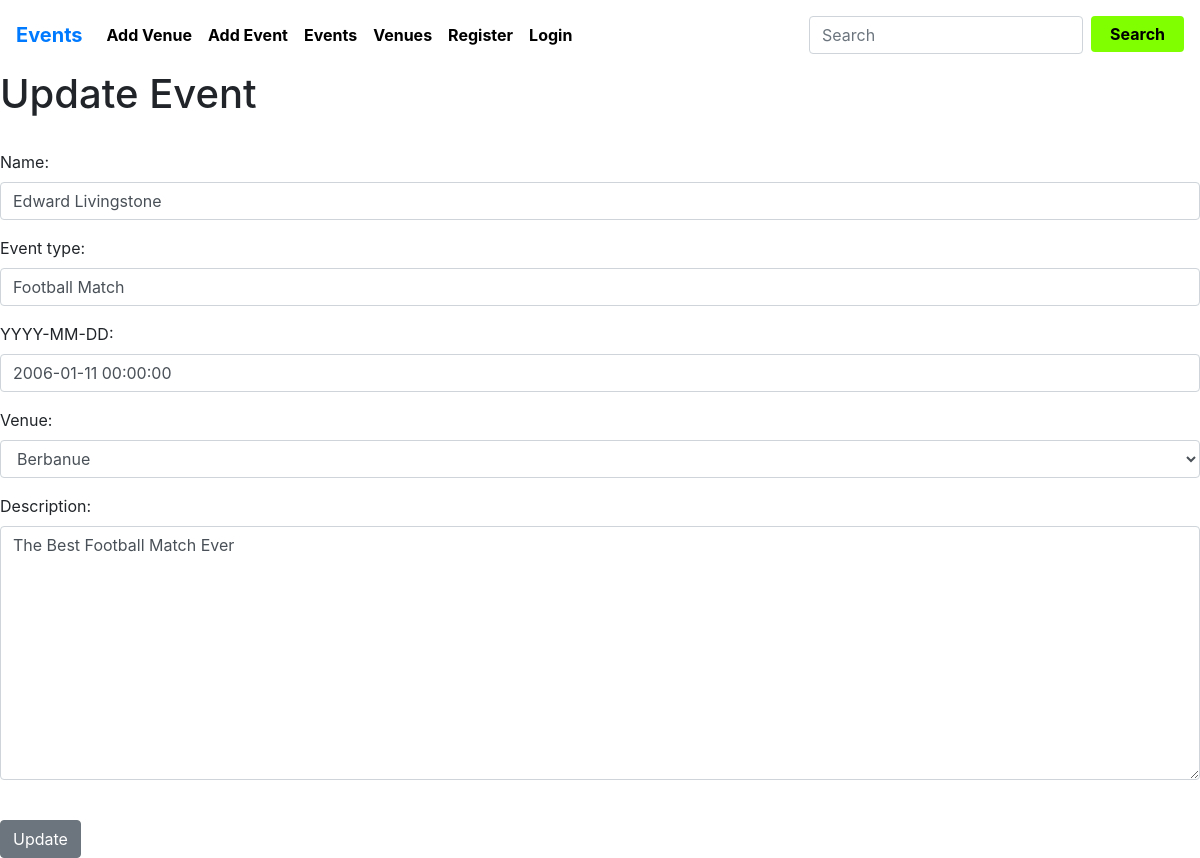
The app's page /update_event/8 with its own data.
### events/models.py (models this page shows, shortened)
class Event(models.Model):
    name = models.CharField(max_length=120)
    event_date = models.DateTimeField()
    venue = models.ForeignKey(Venue, blank=True, null=True, on_delete=models.CASCADE)
    description = models.TextField(blank=True)
    attendance = models.ManyToManyField(EventUser, blank=True)
    event_type = models.TextField(blank=True)

class Venue(models.Model):
    name = models.CharField('Venue Name', max_length=120)
    address = models.CharField('Address',max_length=300)
    phone = models.CharField('Contact Number',max_length=25)
    email_address = models.EmailField('Email Address',)
    event_type = models.TextField(blank=True)
    def __str__(self):
        return self.name

### events/views.py (the view)
# urls.py: path('update_event/<event_id>', views.update_event, name='update-event'),
def update_event(request, event_id):
    event = Event.objects.get(pk=event_id)
    form = EventForm(request.POST or None, instance=event)
    if form.is_valid():
        form.save()
        return redirect('list-events')
    return render(request, 'update_event.html',  { 'event' :event, 'form':form})

### events/forms.py
class EventForm(ModelForm):
    class Meta:
        model = Event
        fields = ('name','event_type', 'event_date', 'venue', 'description')
        labels = {
            'event_date' : 'YYYY-MM-DD'
        }
        widgets = {
            'name' : forms.TextInput(attrs={'class':'form-control', 'placeholder':''}),
            'event_type' :forms.TextInput(attrs={'class':'form-control', 'placeholder':'Event Type'}),
            'event_date' :forms.TextInput(attrs={'class':'form-control', 'placeholder':'Date'}),
            'venue' :forms.Select(attrs={'class':'form-control', 'placeholder':'Venue'}),
            'description':forms.Textarea(attrs={'class':'form-control', 'placeholder':'Description'}),
        }

### events/templates/update_event.html (shortened to what this page needs)
{% extends "base.html" %}
{% block content %}
    <h1>Update Event</h1>
    <br/>
        <form action="" method="POST">
    {{ form.as_p }}
    <br/>
    <input type="submit" value="Update" class="btn btn-secondary">
{% endblock %}

### events/templates/base.html (style rules this page uses)
body { background: #f4f4f4; }

### records on screen
Event: name "Edward Livingstone", event_type "Football Match", event_date "2006-01-11 00:00:00", venue "Berbanue", description "The Best Football Match Ever"
